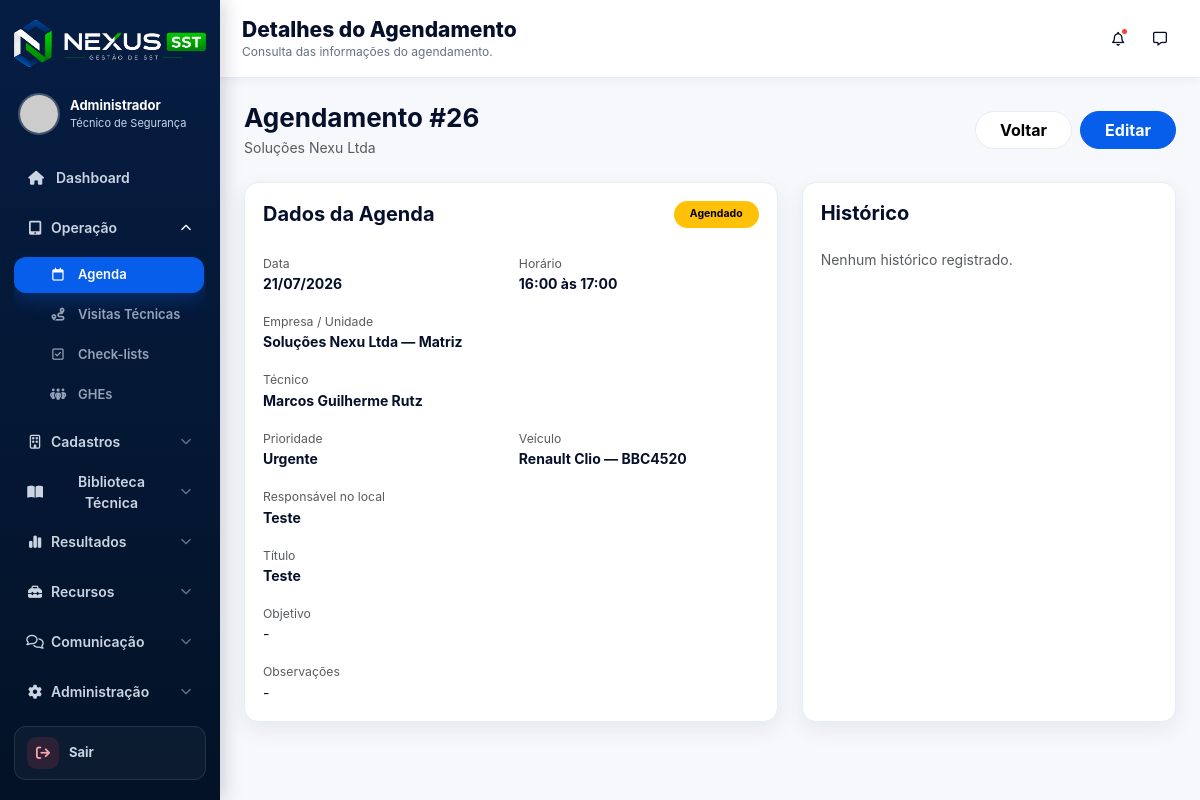
Screenshot of /nexus_sst/public/agenda/visualizar/26 (signed in) with the database file from the repository.
### tables this page shows
CREATE TABLE `agendas` (
  `id` int NOT NULL AUTO_INCREMENT,
  `empresa_id` int NOT NULL,
  `unidade_id` int DEFAULT NULL,
  `tecnico_id` int NOT NULL,
  `veiculo_id` int DEFAULT NULL,
  `data_agendada` date NOT NULL,
  `hora_inicio` time DEFAULT NULL,
  `hora_fim` time DEFAULT NULL,
  `titulo` varchar(180) DEFAULT NULL,
  `objetivo` text,
  `observacoes` text,
  `responsavel_acompanhamento` varchar(150) DEFAULT NULL,
  `prioridade` enum('PADRAO','URGENTE','CRITICA') DEFAULT 'PADRAO',
  `status` enum('AGENDADO','CONFIRMADO','REAGENDADO','CANCELADO','CONCLUIDO','EXCLUIDO') DEFAULT 'AGENDADO',
  `visita_tecnica_id` int DEFAULT NULL,
  `criado_por` int DEFAULT NULL,
  `atualizado_por` int DEFAULT NULL,
  `cancelado_por` int DEFAULT NULL,
  `excluido_por` int DEFAULT NULL,
  `motivo_cancelamento` text,
  `motivo_exclusao` text,
  `criado_em` timestamp NULL DEFAULT CURRENT_TIMESTAMP,
  `atualizado_em` timestamp NULL DEFAULT NULL ON UPDATE CURRENT_TIMESTAMP,
  `cancelado_em` datetime DEFAULT NULL,
  `excluido_em` datetime DEFAULT NULL,
  PRIMARY KEY (`id`),
  KEY `idx_agendas_empresa` (`empresa_id`),
  KEY `idx_agendas_unidade` (`unidade_id`),
  KEY `idx_agendas_tecnico` (`tecnico_id`),
  KEY `idx_agendas_veiculo` (`veiculo_id`),
  KEY `idx_agendas_status` (`status`),
  KEY `idx_agendas_data` (`data_agendada`),
  KEY `idx_agendas_visita` (`visita_tecnica_id`),
  KEY `fk_agendas_criado_por` (`criado_por`),
  KEY `fk_agendas_atualizado_por` (`atualizado_por`),
  KEY `fk_agendas_cancelado_por` (`cancelado_por`),
  KEY `fk_agendas_excluido_por` (`excluido_por`),
  CONSTRAINT `fk_agendas_atualizado_por` FOREIGN KEY (`atualizado_por`) REFERENCES `usuarios` (`id`) ON DELETE SET NULL,
  CONSTRAINT `fk_agendas_cancelado_por` FOREIGN KEY (`cancelado_por`) REFERENCES `usuarios` (`id`) ON DELETE SET NULL,
  CONSTRAINT `fk_agendas_criado_por` FOREIGN KEY (`criado_por`) REFERENCES `usuarios` (`id`) ON DELETE SET NULL,
  CONSTRAINT `fk_agendas_empresa` FOREIGN KEY (`empresa_id`) REFERENCES `empresas` (`id`),
  CONSTRAINT `fk_agendas_excluido_por` FOREIGN KEY (`excluido_por`) REFERENCES `usuarios` (`id`) ON DELETE SET NULL,
  CONSTRAINT `fk_agendas_tecnico` FOREIGN KEY (`tecnico_id`) REFERENCES `usuarios` (`id`),
  CONSTRAINT `fk_agendas_unidade` FOREIGN KEY (`unidade_id`) REFERENCES `unidades` (`id`) ON DELETE SET NULL,
  CONSTRAINT `fk_agendas_veiculo` FOREIGN KEY (`veiculo_id`) REFERENCES `veiculos` (`id`) ON DELETE SET NULL,
  CONSTRAINT `fk_agendas_visita` FOREIGN KEY (`visita_tecnica_id`) REFERENCES `visitas_tecnicas` (`id`) ON DELETE SET NULL
);

CREATE TABLE `empresas` (
  `id` int NOT NULL AUTO_INCREMENT,
  `codigo` varchar(30) DEFAULT NULL,
  `codigo_externo` varchar(50) DEFAULT NULL,
  `razao_social` varchar(200) NOT NULL,
  `nome_fantasia` varchar(200) DEFAULT NULL,
  `cnpj` varchar(20) DEFAULT NULL,
  `inscricao_estadual` varchar(50) DEFAULT NULL,
  `cnae` varchar(30) DEFAULT NULL,
  `descricao_cnae` varchar(255) DEFAULT NULL,
  `grau_risco` varchar(10) DEFAULT NULL,
  `quantidade_funcionarios` int DEFAULT NULL,
  `telefone` varchar(30) DEFAULT NULL,
  `email` varchar(150) DEFAULT NULL,
  `responsavel` varchar(150) DEFAULT NULL,
  `cargo_responsavel` varchar(150) DEFAULT NULL,
  `contato_responsavel` varchar(100) DEFAULT NULL,
  `endereco` text,
  `cidade` varchar(100) DEFAULT NULL,
  `estado` varchar(2) DEFAULT NULL,
  `cep` varchar(20) DEFAULT NULL,
  `logradouro` varchar(200) DEFAULT NULL,
  `numero` varchar(20) DEFAULT NULL,
  `complemento` varchar(100) DEFAULT NULL,
  `bairro` varchar(100) DEFAULT NULL,
  `tecnico_responsavel` varchar(150) DEFAULT NULL,
  `supervisor_responsavel` varchar(150) DEFAULT NULL,
  `periodicidade_visitas` varchar(50) DEFAULT NULL,
  `observacoes` text,
  `ativo` tinyint(1) DEFAULT '1',
  `criado_em` timestamp NULL DEFAULT CURRENT_TIMESTAMP,
  `atualizado_em` timestamp NULL DEFAULT CURRENT_TIMESTAMP ON UPDATE CURRENT_TIMESTAMP,
  PRIMARY KEY (`id`),
  UNIQUE KEY `uk_empresa_cnpj` (`cnpj`),
  UNIQUE KEY `uk_empresa_codigo` (`codigo`)
);

CREATE TABLE `usuarios` (
  `id` int NOT NULL AUTO_INCREMENT,
  `nome` varchar(150) NOT NULL,
  `email` varchar(150) NOT NULL,
  `senha` varchar(255) NOT NULL,
  `telefone` varchar(30) DEFAULT NULL,
  `tipo` enum('ADMIN','TECNICO','CLIENTE','VISUALIZADOR') DEFAULT 'TECNICO',
  `registro_profissional` varchar(100) DEFAULT NULL,
  `conselho` varchar(50) DEFAULT NULL,
  `uf` char(2) DEFAULT NULL,
  `assinatura` text,
  `ativo` tinyint(1) DEFAULT '1',
  `ultimo_login` datetime DEFAULT NULL,
  `criado_em` timestamp NULL DEFAULT CURRENT_TIMESTAMP,
  `ultimo_acesso` datetime DEFAULT NULL,
  PRIMARY KEY (`id`),
  UNIQUE KEY `email` (`email`)
);

CREATE TABLE `veiculos` (
  `id` int NOT NULL AUTO_INCREMENT,
  `modelo` varchar(100) NOT NULL,
  `placa` varchar(20) NOT NULL,
  `cor` varchar(50) DEFAULT NULL,
  `ativo` tinyint(1) DEFAULT '1',
  `criado_em` timestamp NULL DEFAULT CURRENT_TIMESTAMP,
  PRIMARY KEY (`id`),
  UNIQUE KEY `placa` (`placa`)
);

### app/views/agenda/visualizar.php (the view, shortened to what the rows shown need)
<?php
require_once dirname(__DIR__) . '/templates/header.php';
$agendamento = $agendamento ?? null;
$id = (int)($agendamento['id'] ?? 0);
$empresa = !empty($agendamento['empresa_fantasia'])
    ? $agendamento['empresa_fantasia']
    : ($agendamento['empresa_nome'] ?? 'Empresa não informada');
$unidade = !empty($agendamento['unidade_nome'])
    ? $agendamento['unidade_nome']
    : 'Matriz';
$dataAgendada = !empty($agendamento['data_agendada'])
    ? date('d/m/Y', strtotime($agendamento['data_agendada']))
    : '-';
$horaInicio = !empty($agendamento['hora_inicio'])
    ? substr($agendamento['hora_inicio'], 0, 5)
    : '-';
$horaFim = !empty($agendamento['hora_fim'])
    ? substr($agendamento['hora_fim'], 0, 5)
    : null;
$tecnico = !empty($agendamento['tecnico_nome'])
    ? $agendamento['tecnico_nome']
    : 'Não informado';
$status = strtoupper($agendamento['status'] ?? 'AGENDADO');
$statusLabel = match ($status) {
    'AGENDADO' => 'Agendado',
    'CONFIRMADO' => 'Confirmado',
    'REAGENDADO' => 'Reagendado',
    'CANCELADO' => 'Cancelado',
    'CONCLUIDO' => 'Concluído',
    'EXCLUIDO' => 'Excluído',
    default => ucfirst(strtolower($status)),
};
$statusClasse = match ($status) {
    'CONFIRMADO', 'CONCLUIDO' => 'success',
    'REAGENDADO' => 'info',
    'CANCELADO', 'EXCLUIDO' => 'danger',
    default => 'warning',
};
?>
<div class="page-head d-flex align-items-center justify-content-between flex-wrap gap-3 mb-4">
    <div>
        <h2 class="fw-bold mb-1">
            Agendamento #<?= $id ?>
        </h2>
        <p class="text-muted mb-0">
            <?= htmlspecialchars($empresa) ?>
        </p>
    </div>
</div>
<div class="row g-4">
    <div class="col-12 col-lg-7">
        <div class="panel h-100">
            <div class="d-flex align-items-center justify-content-between gap-3 mb-4">
                <h5 class="fw-bold mb-0">Dados da Agenda</h5>
                <span class="badge text-bg-<?= $statusClasse ?> rounded-pill px-3 py-2">
                    <?= htmlspecialchars($statusLabel) ?>
                </span>
            </div>
            <div class="row g-3">
                <div class="col-12 col-md-6">
                    <small class="text-muted">Data</small>
                    <div class="fw-bold">
                        <?= htmlspecialchars($dataAgendada) ?>
                    </div>
                </div>
                <div class="col-12 col-md-6">
                    <small class="text-muted">Horário</small>
                    <div class="fw-bold">
                        <?= htmlspecialchars($horaInicio) ?>
                        <?php if ($horaFim): ?>
                            às <?= htmlspecialchars($horaFim) ?>
                        <?php endif; ?>
                    </div>
                </div>
                <div class="col-12">
                    <small class="text-muted">Empresa / Unidade</small>
                    <div class="fw-bold">
                        <?= htmlspecialchars($empresa) ?>
                        —
                        <?= htmlspecialchars($unidade) ?>
                    </div>
                </div>
                <div class="col-12">
                    <small class="text-muted">Técnico</small>
                    <div class="fw-bold">
                        <?= htmlspecialchars($tecnico) ?>
                    </div>
                </div>
                <div class="col-12 col-md-6">
                    <small class="text-muted">Prioridade</small>
                    <div class="fw-bold">
                        <?= htmlspecialchars(
                            ($agendamento['prioridade'] ?? 'PADRAO') === 'PADRAO'
                                ? 'Padrão'
                                : ucfirst(
                                    strtolower(
                                        $agendamento['prioridade'] ?? 'PADRAO'
                                    )
                                )
                        ) ?>
                    </div>
                </div>
                <div class="col-12 col-md-6">
                    <small class="text-muted">Veículo</small>
                    <div class="fw-bold">
                        <?php if (!empty($agendamento['veiculo_modelo'])): ?>
                            <?= htmlspecialchars($agendamento['veiculo_modelo']) ?>
                            <?php if (!empty($agendamento['veiculo_placa'])): ?>
                                —
                                <?= htmlspecialchars($agendamento['veiculo_placa']) ?>
                            <?php endif; ?>
                        <?php else: ?>
                            Não informado
                        <?php endif; ?>
                    </div>
                </div>
                <div class="col-12">
                    <small class="text-muted">Responsável no local</small>
                    <div class="fw-bold">
                        <?= htmlspecialchars(
                            $agendamento['responsavel_acompanhamento']
                            ?? '-'
                        ) ?>
                    </div>
                </div>
                <div class="col-12">
                    <small class="text-muted">Título</small>
                    <div class="fw-bold">
                        <?= htmlspecialchars(
                            $agendamento['titulo']
                            ?? '-'
                        ) ?>
                    </div>
                </div>
                <div class="col-12">
                    <small class="text-muted">Objetivo</small>
                    <div>
                        <?= nl2br(
                            htmlspecialchars(
                                $agendamento['objetivo']
                                ?? '-'
                            )
                        ) ?>
                    </div>
                </div>
                <div class="col-12">
                    <small class="text-muted">Observações</small>
                    <div>
                        <?= nl2br(
                            htmlspecialchars(
                                $agendamento['observacoes']
                                ?? '-'
                            )
                        ) ?>
                    </div>
                </div>
            </div>
        </div>
    </div>
</div>
<?php require_once dirname(__DIR__) . '/templates/footer.php'; ?>

### rows the page displays
agendas: id "26", empresa.nome_fantasia "Soluções Nexu Ltda", status "Agendado", data_agendada "21/07/2026", hora_inicio "16:00", hora_fim "17:00", tecnico.nome "Marcos Guilherme Rutz", prioridade "Urgente", veiculo.modelo "Renault Clio", veiculo.placa "BBC4520", responsavel_acompanhamento "Teste", titulo "Teste", objetivo "-", observacoes "-"

### other values shown
$usuario "Administrador"
$pageTitle "Detalhes do Agendamento"
$pageSubtitle "Consulta das informações do agendamento."
$unidade "Matriz"
